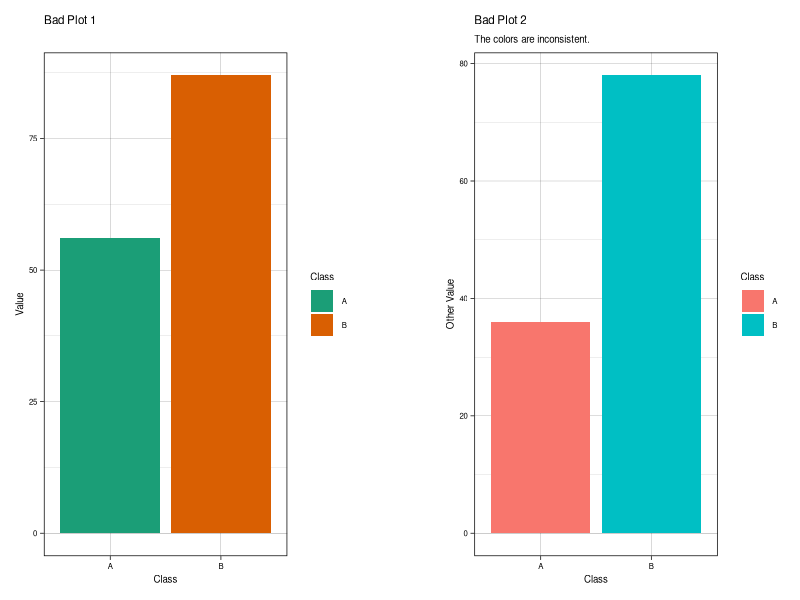
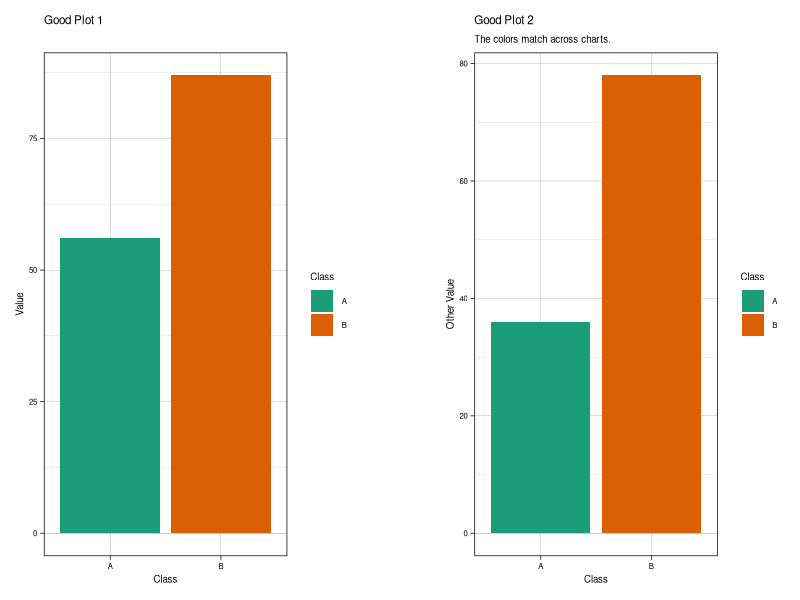
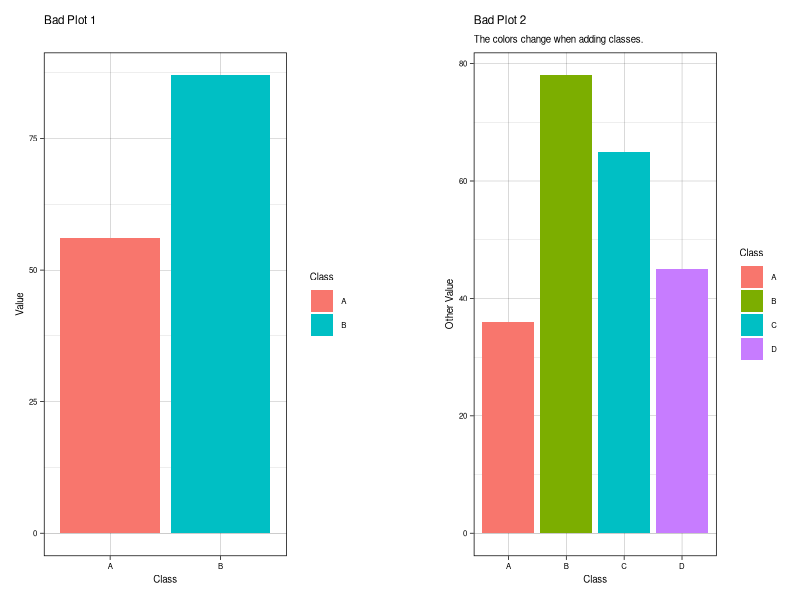
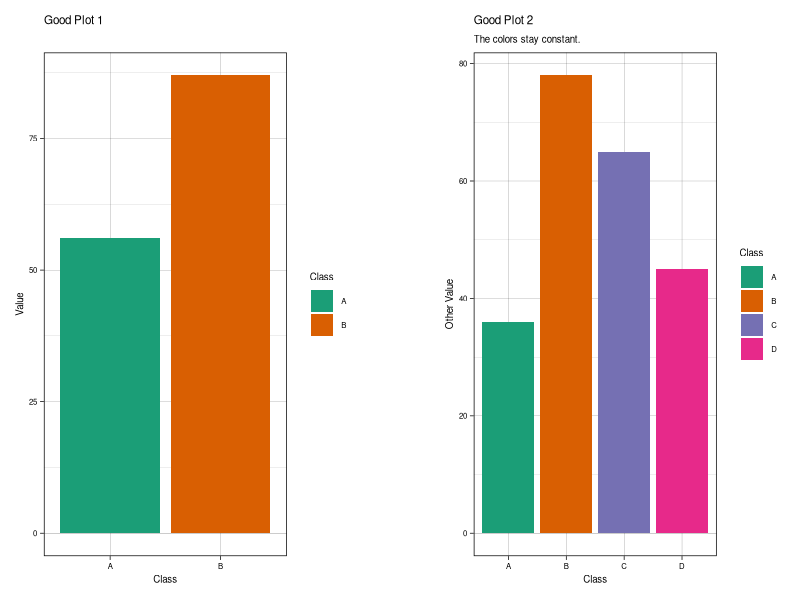
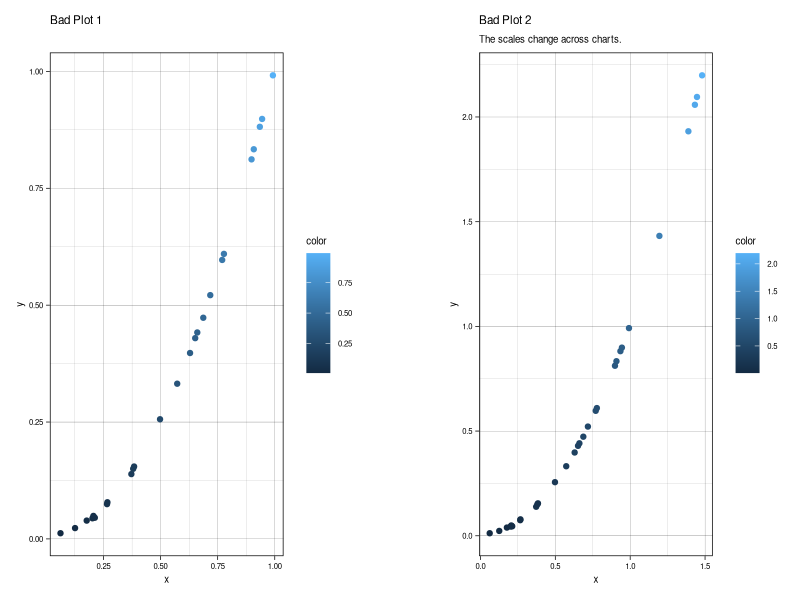
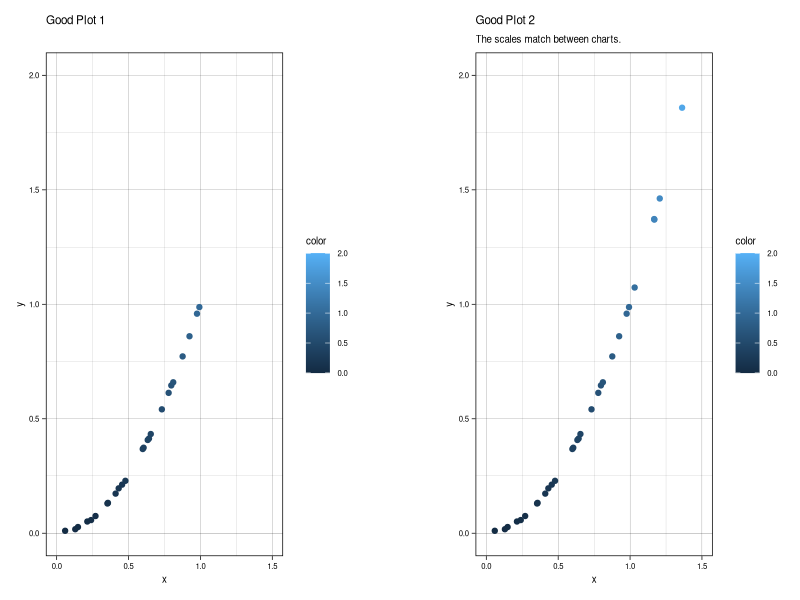
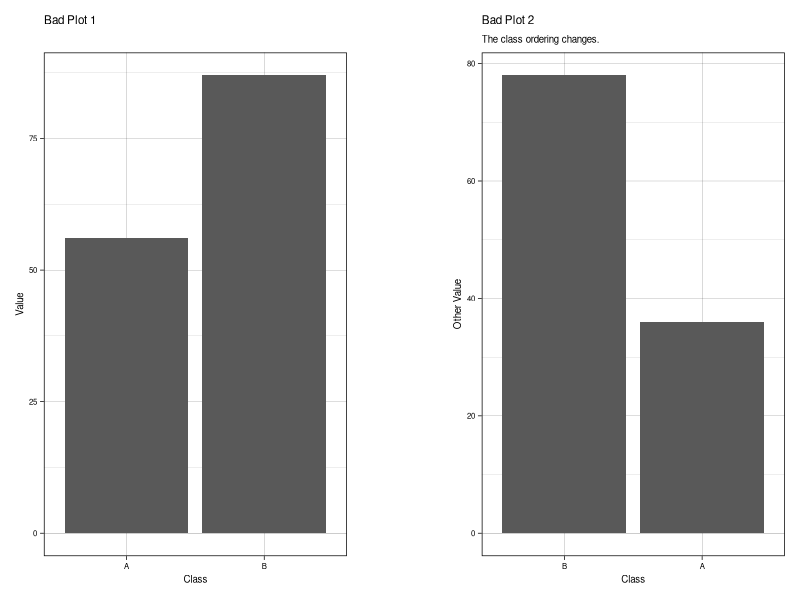
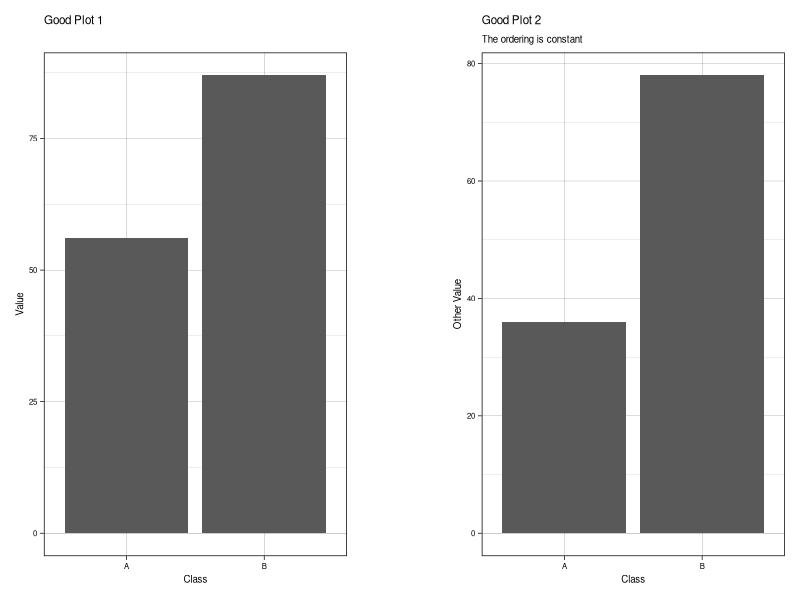

These figures' R source, in order:
## ---- chunk 1
#| code-fold: true
#| code-summary: "[Code]"

library(tidyverse)
library(patchwork)

## Colors

# Color schemes
df <- data.frame(Class = c("A", "B"),
                 Value = c(56, 87))

plot_1 <- ggplot(data = df,
                 aes(Class, Value, fill = Class)) +
  geom_bar(stat = "identity") +
  scale_fill_brewer(palette = "Dark2") +
  labs(title = "Bad Plot 1") +
  theme_linedraw() +
  theme(text = element_text(size = 7))

df_next <- data.frame(Class = c("A", "B"),
                      Value = c(36, 78))

plot_2 <- ggplot(data = df_next,
                 aes(Class, Value, fill = Class)) +
  geom_bar(stat = "identity") +
  ylab("Other Value") +
  labs(title = "Bad Plot 2",
       subtitle = "The colors are inconsistent.") +
  theme_linedraw() +
  theme(text = element_text(size = 7))

plot_1 + plot_spacer() + plot_2 + plot_layout(widths = c(4, 1, 4))

ggsave("plot_1.png",
       width = 5,
       height = 2.5)

df <- data.frame(Class = c("A", "B"),
                 Value = c(56, 87))

plot_1 <- ggplot(data = df,
                 aes(Class, Value, fill = Class)) +
  geom_bar(stat = "identity") +
  scale_fill_brewer(palette = "Dark2") +
  labs(title = "Good Plot 1") +
  theme_linedraw() +
  theme(text = element_text(size = 7))

df_next <- data.frame(Class = c("A", "B"),
                      Value = c(36, 78))

plot_2 <- ggplot(data = df_next,
                 aes(Class, Value, fill = Class)) +
  geom_bar(stat = "identity") +
  scale_fill_brewer(palette = "Dark2") +
  ylab("Other Value") +
  labs(title = "Good Plot 2",
       subtitle = "The colors match across charts.") +
  theme_linedraw() +
  theme(text = element_text(size = 7))

plot_1 + plot_spacer() + plot_2 + plot_layout(widths = c(4, 1, 4))

ggsave("plot_2.png",
       width = 5,
       height = 2.5)

# Adding new level
df <- data.frame(Class = c("A", "B"),
                 Value = c(56, 87))

plot_1 <- ggplot(data = df,
       aes(Class, Value, fill = Class)) +
  geom_bar(stat = "identity") +
  labs(title = "Bad Plot 1") +
  theme_linedraw() +
  theme(text = element_text(size = 7))

df_next <- data.frame(Class = c("A", "B", "C", "D"),
                 Value = c(36, 78, 65, 45))

plot_2 <- ggplot(data = df_next,
       aes(Class, Value, fill = Class)) +
  geom_bar(stat = "identity") +
  ylab("Other Value") +
  labs(title = "Bad Plot 2",
       subtitle = "The colors change when adding classes.") +
  theme_linedraw() +
  theme(text = element_text(size = 7))

plot_1 + plot_spacer() + plot_2 + plot_layout(widths = c(4, 1, 4))

ggsave("plot_3.png",
       width = 5,
       height = 2.5)

df <- data.frame(Class = c("A", "B"),
                 Value = c(56, 87))

plot_1 <- ggplot(data = df,
                 aes(Class, Value, fill = Class)) +
  geom_bar(stat = "identity") +
  scale_fill_brewer(palette = "Dark2") +
  labs(title = "Good Plot 1") +
  theme_linedraw() +
  theme(text = element_text(size = 7))

df_next <- data.frame(Class = c("A", "B", "C", "D"),
                      Value = c(36, 78, 65, 45))

plot_2 <- ggplot(data = df_next,
                 aes(Class, Value, fill = Class)) +
  geom_bar(stat = "identity") +
  scale_fill_brewer(palette = "Dark2") +
  ylab("Other Value") +
  labs(title = "Good Plot 2",
       subtitle = "The colors stay constant.") +
  theme_linedraw() +
  theme(text = element_text(size = 7))

plot_1 + plot_spacer() + plot_2 + plot_layout(widths = c(4, 1, 4))

ggsave("plot_4.png",
       width = 5,
       height = 2.5)

# increasing/decreasing scales across graphs
set.seed(1)
df <- data.frame(x = runif(25, 0, 1)) %>%
  mutate(y = x^2 + runif(25, 0, .01),
         color = x^2 + runif(25, 0, .01))

plot_1 <- ggplot(data = df,
       aes(x, y, color = color)) +
  geom_point() +
  labs(title = "Bad Plot 1") +
  theme_linedraw() +
  theme(text = element_text(size = 7))

df_next <- data.frame(x = runif(5, 1, 1.5)) %>%
  mutate(y = x^2 + runif(5, 0, .01),
         color = x^2 + runif(5, 0, .01)) %>%
  rbind(df)

plot_2 <- ggplot(data = df_next,
                 aes(x, y, color = color)) +
  geom_point() +
  labs(title = "Bad Plot 2",
       subtitle = "The scales change across charts.") +
  theme_linedraw() +
  theme(text = element_text(size = 7))

plot_1 + plot_spacer() + plot_2 + plot_layout(widths = c(4, 1, 4))

ggsave("plot_5.png",
       width = 5,
       height = 2.5)

df <- data.frame(x = runif(25, 0, 1)) %>%
  mutate(y = x^2 + runif(25, 0, .01),
         color = x^2 + runif(25, 0, .01))

plot_1 <- ggplot(data = df,
                 aes(x, y, color = color)) +
  geom_point() + 
  scale_x_continuous(limits = c(0, 1.5)) +
  scale_y_continuous(limits = c(0, 2)) +
  scale_color_continuous(limits = c(0, 2)) +
  labs(title = "Good Plot 1") +
  theme_linedraw() +
  theme(text = element_text(size = 7))

df_next <- data.frame(x = runif(5, 1, 1.5)) %>%
  mutate(y = x^2 + runif(5, 0, .01),
         color = x^2 + runif(5, 0, .01)) %>%
  rbind(df)

plot_2 <- ggplot(data = df_next,
                 aes(x, y, color = color)) +
  geom_point() + 
  scale_x_continuous(limits = c(0, 1.5)) +
  scale_y_continuous(limits = c(0, 2)) +
  scale_color_continuous(limits = c(0, 2)) +
  labs(title = "Good Plot 2",
       subtitle = "The scales match between charts.") +
  theme_linedraw() +
  theme(text = element_text(size = 7))

plot_1 + plot_spacer() + plot_2 + plot_layout(widths = c(4, 1, 4))

ggsave("plot_6.png",
       width = 5,
       height = 2.5)

## Category Order
# same order across graphs
df <- data.frame(Class = c("A", "B"),
                 Value = c(56, 87))

plot_1 <- ggplot(data = df,
                 aes(Class, Value)) +
  geom_bar(stat = "identity") +
  labs(title = "Bad Plot 1") +
  theme_linedraw() +
  theme(text = element_text(size = 7))

df_next <- data.frame(Class = c("A", "B"),
                      Value = c(36, 78)) %>%
  mutate(Class = factor(Class, levels = c("B", "A")))

plot_2 <- ggplot(data = df_next,
                 aes(Class, Value)) +
  geom_bar(stat = "identity") +
  ylab("Other Value") +
  labs(title = "Bad Plot 2",
       subtitle = "The class ordering changes.") +
  theme_linedraw() +
  theme(text = element_text(size = 7))

plot_1 + plot_spacer() + plot_2 + plot_layout(widths = c(4, 1, 4))

ggsave("plot_7.png",
       width = 5,
       height = 2.5)

df <- data.frame(Class = c("A", "B"),
                 Value = c(56, 87))

plot_1 <- ggplot(data = df,
                 aes(Class, Value)) +
  geom_bar(stat = "identity") +
  labs(title = "Good Plot 1") +
  theme_linedraw() +
  theme(text = element_text(size = 7))

df_next <- data.frame(Class = c("A", "B"),
                      Value = c(36, 78))

plot_2 <- ggplot(data = df_next,
                 aes(Class, Value)) +
  geom_bar(stat = "identity") +
  ylab("Other Value") +
  labs(title = "Good Plot 2",
       subtitle = "The ordering is constant") +
  theme_linedraw() +
  theme(text = element_text(size = 7))

plot_1 + plot_spacer() + plot_2 + plot_layout(widths = c(4, 1, 4))

ggsave("plot_8.png",
       width = 5,
       height = 2.5)

# Numeric (Values) vs Alphabet vs Importance
df <- data.frame(Class = c("A", "B", "C", "D"),
                      Value = c(36, 78, 65, 45))

plot_1 <- ggplot(data = df,
                 aes(Class, Value, fill = Class)) +
  geom_bar(stat = "identity") +
  scale_fill_brewer(palette = "Dark2") +
  labs(title = "Alphabetical") +
  theme_linedraw() +
  theme(text = element_text(size = 7))

df <- df %>%
  mutate(Class = fct_reorder(Class, Value, .desc = TRUE))

plot_2 <- ggplot(data = df,
                 aes(Class, Value, fill = Class)) +
  geom_bar(stat = "identity") +
  scale_fill_brewer(palette = "Dark2") +
  labs(title = "Numerical") +
  theme_linedraw() +
  theme(text = element_text(size = 7))

plot_1 + plot_spacer() + plot_2 + plot_layout(widths = c(4, 1, 4))

ggsave("plot_9.png",
       width = 5,
       height = 2.5)

df <- df %>%
  mutate(Class = factor(Class, c("A", "B", "C", "D"))) %>%
  mutate(Class = relevel(Class, "C"))

plot_1 <- ggplot(data = df,
                 aes(Class, Value, fill = Class)) +
  geom_bar(stat = "identity") +
  scale_fill_brewer(palette = "Dark2") +
  labs(title = "C is on the left",
       subtitle = "Then alphabetical") +
  theme_linedraw() +
  theme(text = element_text(size = 7))

df <- df %>%
  mutate(Class = fct_reorder(Class, Value, .desc = TRUE)) %>%
  mutate(Class = relevel(Class, "C"))

plot_2 <- ggplot(data = df,
                 aes(Class, Value, fill = Class)) +
  geom_bar(stat = "identity") +
  scale_fill_brewer(palette = "Dark2") +
  labs(title = "C is on the left",
       subtitle = "Then numerical") +
  theme_linedraw() +
  theme(text = element_text(size = 7))

plot_1 + plot_spacer() + plot_2 + plot_layout(widths = c(4, 1, 4))

ggsave("plot_10.png",
       width = 5,
       height = 2.5)

## Text
df <- data.frame(Quarter = c(1, 2, 3, 4),
                 New = c(2000, 1000, 1500, 3000),
                 Left = c(1000, 1500, 500, 1250),
                 Stayed = c(50000, 45000, 57000, 54000)) %>%
  mutate(Total = Stayed + New - Left)

plot_1 <- ggplot(data = df,
       aes(Quarter, Total)) +
  geom_line() +
  expand_limits(y = 0) +
  labs(title = "Members by Quarter") +
  ylab("Members") +
  theme_linedraw() +
  theme(text = element_text(size = 7))

plot_2 <- ggplot(data = df,
                 aes(Quarter, New)) +
  geom_line() +
  expand_limits(y = 0) +
  labs(title = "New Accounts Over Time") +
  ylab("New Accounts") +
  theme_linedraw() +
  theme(text = element_text(size = 7))

plot_3 <- ggplot(data = df,
                 aes(Quarter, Left)) +
  geom_line() +
  expand_limits(y = 0) +
  labs(title = "Customer Attrition Trend") +
  ylab("Customers") +
  theme_linedraw() +
  theme(text = element_text(size = 7))

plot_4 <- ggplot(data = df,
                 aes(Quarter, Stayed)) +
  geom_line() +
  expand_limits(y = 0) +
  labs(title = "Retained Users") +
  ylab("Users") +
  theme_linedraw() +
  theme(text = element_text(size = 7))

(plot_1 + plot_2) / (plot_3 + plot_4) +
  plot_annotation(title = "Bad Plots",
                  subtitle = "")

ggsave("plot_11.png",
       width = 5,
       height = 5)

plot_1 <- ggplot(data = df,
                 aes(Quarter, Total)) +
  geom_line() +
  expand_limits(y = 0) +
  labs(title = "Customers by Quarter") +
  ylab("Customers") +
  theme_linedraw() +
  theme(text = element_text(size = 7))

plot_2 <- ggplot(data = df,
                 aes(Quarter, New)) +
  geom_line() +
  expand_limits(y = 0) +
  labs(title = "New Customers by Quarter") +
  ylab("New Customers") +
  theme_linedraw() +
  theme(text = element_text(size = 7))

plot_3 <- ggplot(data = df,
                 aes(Quarter, Left)) +
  geom_line() +
  expand_limits(y = 0) +
  labs(title = "Customer Attrition by Quarter") +
  ylab("Customers Lost") +
  theme_linedraw() +
  theme(text = element_text(size = 7))

plot_4 <- ggplot(data = df,
                 aes(Quarter, Stayed)) +
  geom_line() +
  expand_limits(y = 0) +
  labs(title = "Retained Customers by Quarter") +
  ylab("Customers Retained") +
  theme_linedraw() +
  theme(text = element_text(size = 7))

(plot_1 + plot_2) / (plot_3 + plot_4) +
  plot_annotation(title = "Good Plots",
                  subtitle = "The plot text matches.")

ggsave("plot_12.png",
       width = 5,
       height = 5)
